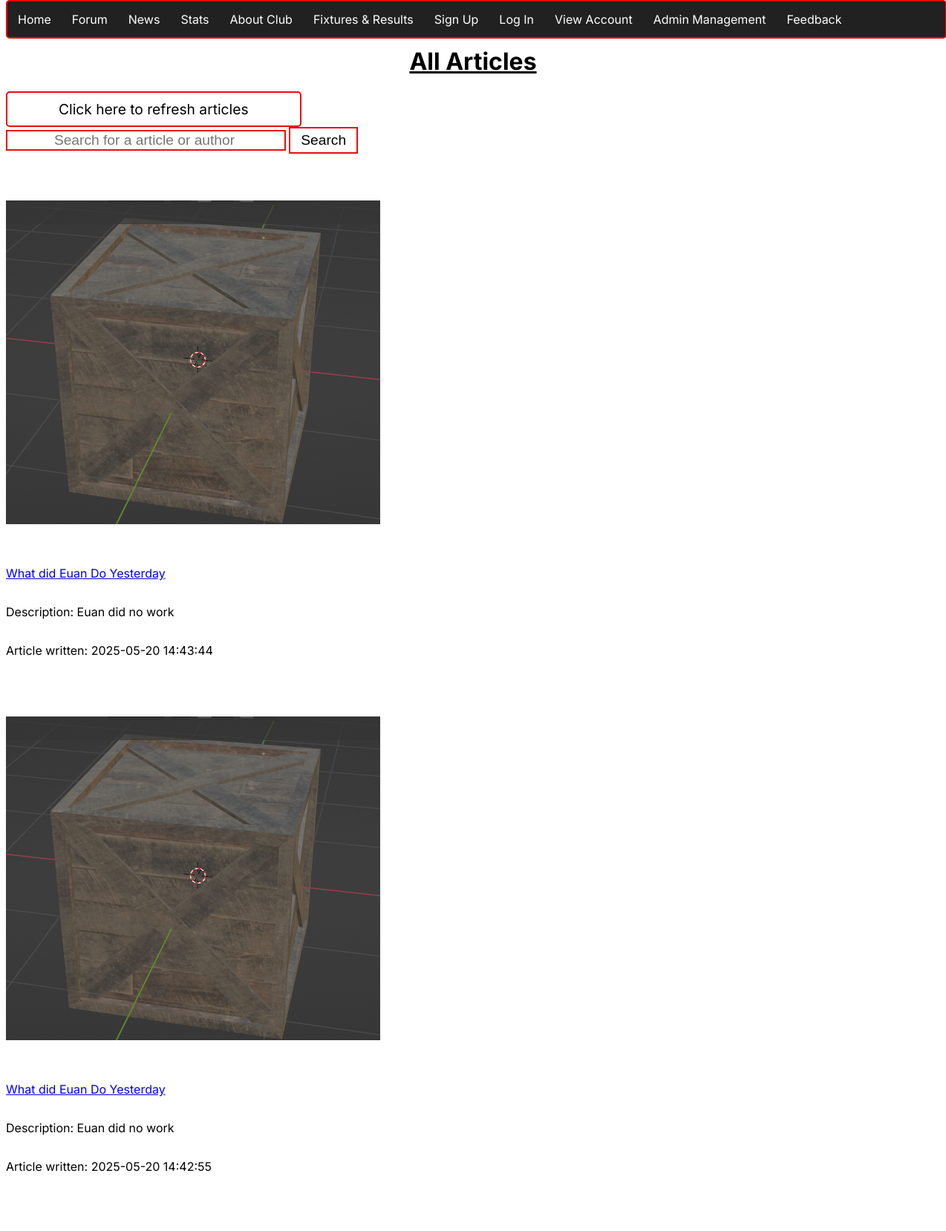
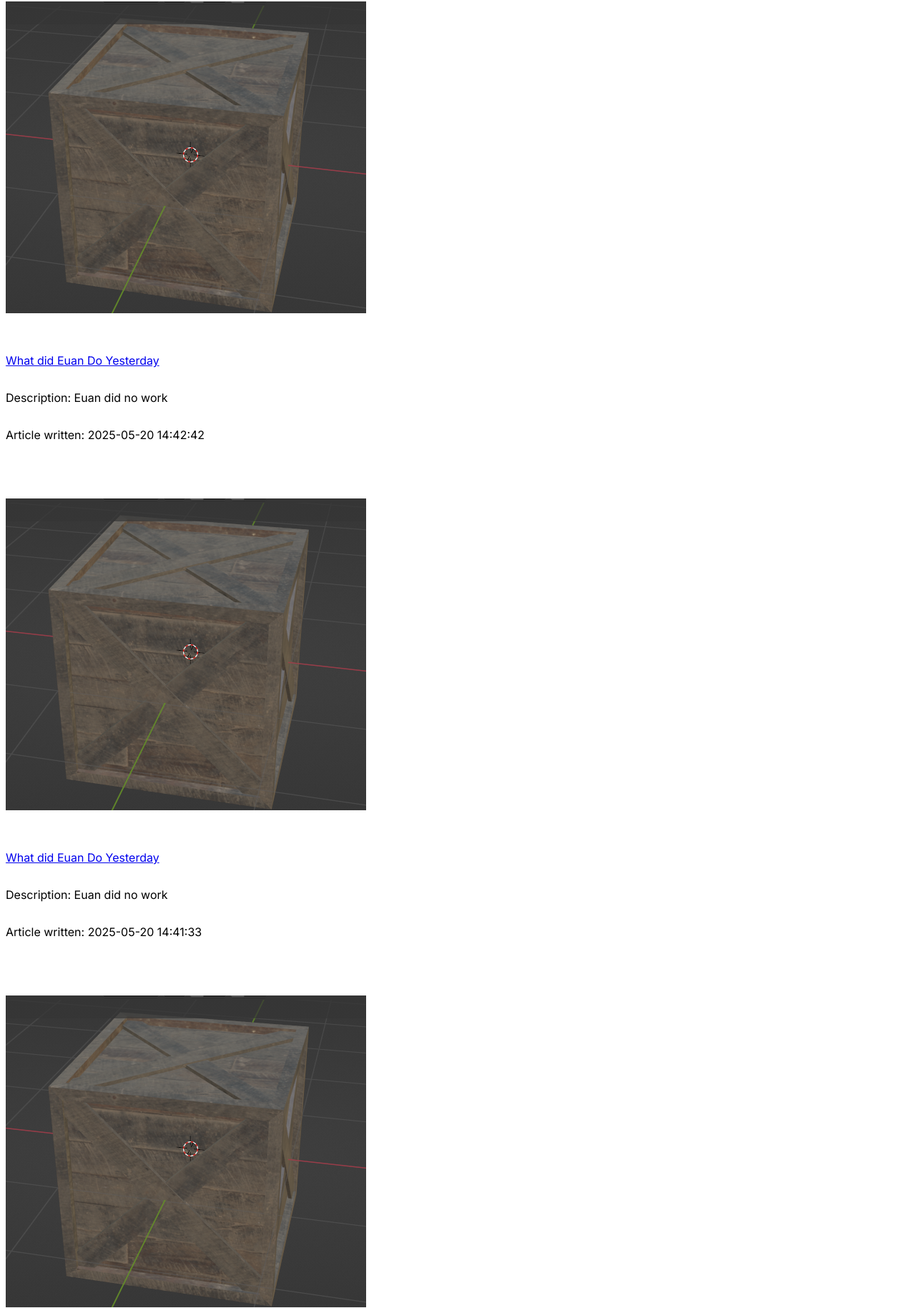
The app's page /list_news.php (upper part) with its own data (2 pictures, top to bottom).
### tables this page shows
CREATE TABLE `news` (
  `id` int(11) NOT NULL,
  `title` text NOT NULL,
  `description` text NOT NULL,
  `picture` blob NOT NULL,
  `content` text NOT NULL,
  `username` text NOT NULL,
  `time_created` timestamp NOT NULL DEFAULT current_timestamp() ON UPDATE current_timestamp(),
  `comments` text NOT NULL
);

### list_news.php (the view, shortened to what this page needs)
<?php
include 'connectdb.php';
include 'nav.php';
$news = [];
if (empty($news)) {
    $stmt = $conn->prepare("SELECT * FROM news ORDER BY time_created DESC");
    $stmt->execute();
    $result = $stmt->get_result();
    while ($row = $result->fetch_assoc()) {
        $news[] = $row;
    }
}
?>
<!DOCTYPE html>
<html lang="en">
<head>
    <link rel="stylesheet" href="list_news.css">
    <link rel="stylesheet" href="main.css">
</head>
<body>
<h1 class="title"><b><u>All Articles</u></b></h1>
    <div class="refresh">
        <a> <a href="list_news.php"> Click here to refresh articles</a></a>
    </div>
    <div class="search-button">
        <form method='POST'>
            <input type="text" placeholder="Search for a article or author" name="search">
            <button name="submit">Search</button>
        </form>
    </div>
    <div class="posts-container">
        <?php
        if (!empty($news)) {
            foreach ($news as $row) {
                echo '<section class="postCard">';
                  if (!empty($row['picture'])) {
                    echo '<img src="' . htmlspecialchars($row['picture']) . '" alt="Article image" class="article-image">' . '<br>';
                }
                echo '<p><a href="retrieve_news.php?id=' . htmlspecialchars($row['id']) . '">' . '<br>',  htmlspecialchars($row['title']) . '</a></p>';
                echo '<p>Description: ' . htmlspecialchars($row['description']) . '</p>';
                echo '<p>Article written: ' . htmlspecialchars($row['time_created']) . '</p>';
                echo '</section>';
            }
        } else {
            echo "<p>No articles found.</p>";
        }
        ?>
    </div>
</body>
</html>

### nav.php
<nav class="nav-bar">
        <ul>
            <li><a href="home.php" class="nav-bar-links">Home</a></li>
            <li><a href="forum.html" class="nav-bar-links">Forum</a></li>
            <li><a href="list_news.php" class="nav-bar-links">News</a></li>
            <li><a href="stats.html" class="nav-bar-links">Stats</a></li>
            <li><a href="about_club.html" class="nav-bar-links">About Club</a></li>
            <li><a href="fixtures&results.html" class="nav-bar-links">Fixtures & Results </a></li>
            <li><a href="signup.php" class="nav-bar-links">Sign Up</a></li>
            <li><a href="login.php" class="nav-bar-links">Log In </a></li>
            <li><a href="retrieve_profile.php" class="nav-bar-links">View Account</a></li>
            <li><a href="admin_management.php" class="nav-bar-links">Admin Management</a></li>
            <li><a href="feedback.php" class="nav-bar-links">Feedback</a></li>
        </ul>
    </nav>

### list_news.css (style rules this page uses)
.refresh { text-align: center; border: 2px solid #EE0A0E; padding: 10px 69px; border-radius: 5px; cursor: pointer; background-color: white; text-decoration: none; display: inline-block; font-size: 120%; transition-duration: 0.4s; }
.refresh a { color: black; text-decoration: none ; }
.search-button input { padding-left: 5%; padding-right: 5%; font-size: larger; border: 2px solid #EE0A0E; }
.search-button button { text-align: center; padding: 5px 14px; border: 2px solid #EE0A0E; cursor: pointer; background-color: white; text-decoration: none; display: inline-block; font-size: 120%; transition-duration: 0.4s; }
.postCard { display: grid; }

### main.css (style rules this page uses)
body { font-family: "Inter", sans-serif; font-optical-sizing: auto; font-weight: weight; font-style: normal; }
.nav-bar { border-radius: 5px; border: 2px solid #F60000; background: #222121; color: white; position: fixed; top: 0; width: 99.1%; }
.nav-bar a { color: white; text-decoration: none; }
li { float: left; }
li:last-child { border-right: none; }
li a { display: block; text-align: center; padding: 14px 14px; }
ul { list-style-type: none; margin: 0; padding: 0; overflow: hidden; }
.title { margin-top: 5%; text-align: center; }
.postCard { margin-top: 5%; }

### records on screen
news: picture (picture), title "What did Euan Do Yesterday", description "Euan did no work", time_created "2025-05-20 14:43:44"
news: picture (picture), title "What did Euan Do Yesterday", description "Euan did no work", time_created "2025-05-20 14:42:55"
news: picture (picture), title "What did Euan Do Yesterday", description "Euan did no work", time_created "2025-05-20 14:42:42"
news: picture (picture), title "What did Euan Do Yesterday", description "Euan did no work", time_created "2025-05-20 14:41:33"
news: picture (picture)
